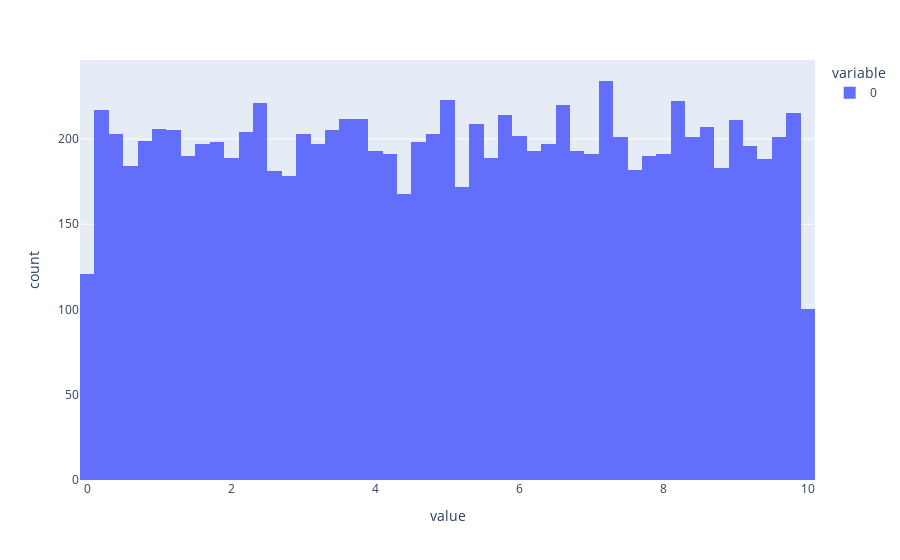

The cell this chart's notebook holds for it:
### Code cell
import plotly.express as px

px.histogram(uniform_values)

### Figure 1 — Plotly figure (JSON) as saved in the notebook; plotly's stock layout.template omitted (floating-point values rounded to 4 significant figures; data arrays with more than 128 entries replaced by an {"elided": "..."} marker saying what was removed)
{"data": [{"alignmentgroup": "True", "bingroup": "x", "hovertemplate": "variable=0<br>value=%{x}<br>count=%{y}<extra></extra>", "legendgroup": "0", "marker": {"color": "#636efa", "pattern": {"shape": ""}}, "name": "0", "offsetgroup": "0", "orientation": "v", "showlegend": true, "type": "histogram", "x": {"elided": "10000 float values"}, "xaxis": "x", "yaxis": "y"}], "layout": {"barmode": "relative", "legend": {"title": {"text": "variable"}, "tracegroupgap": 0}, "margin": {"t": 60}, "xaxis": {"anchor": "y", "domain": [0, 1], "title": {"text": "value"}}, "yaxis": {"anchor": "x", "domain": [0, 1], "title": {"text": "count"}}}}
